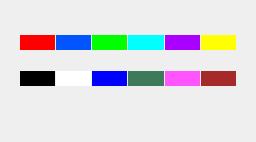
          <widget class="QWidget" name="page_color">
           <property name="geometry">
            <rect>
             <x>0</x>
             <y>0</y>
             <width>256</width>
             <height>142</height>
            </rect>
           </property>
           <attribute name="label">
            <string>Color Picker</string>
           </attribute>
           <layout class="QVBoxLayout" name="verticalLayout_11">
            <item>
             <widget class="QWidget" name="colorGrp" native="true">
              <property name="sizePolicy">
               <sizepolicy hsizetype="Preferred" vsizetype="Maximum">
                <horstretch>0</horstretch>
                <verstretch>0</verstretch>
               </sizepolicy>
              </property>
              <property name="minimumSize">
               <size>
                <width>0</width>
                <height>100</height>
               </size>
              </property>
              <layout class="QGridLayout" name="gridLayout_3">
               <property name="horizontalSpacing">
                <number>1</number>
               </property>
               <property name="bottomMargin">
                <number>9</number>
               </property>
               <item row="0" column="4">
                <widget class="QPushButton" name="col_purple">
                 <property name="sizePolicy">
                  <sizepolicy hsizetype="Preferred" vsizetype="Fixed">
                   <horstretch>0</horstretch>
                   <verstretch>10</verstretch>
                  </sizepolicy>
                 </property>
                 <property name="minimumSize">
                  <size>
                   <width>0</width>
                   <height>15</height>
                  </size>
                 </property>
                 <property name="focusPolicy">
                  <enum>Qt::NoFocus</enum>
                 </property>
                 <property name="styleSheet">
                  <string notr="true">background-color: rgb(170, 0, 255);
border: 0px;</string>
                 </property>
                 <property name="text">
                  <string/>
                 </property>
                </widget>
               </item>
               <item row="0" column="5">
                <widget class="QPushButton" name="col_yellow">
                 <property name="sizePolicy">
                  <sizepolicy hsizetype="Preferred" vsizetype="Fixed">
                   <horstretch>0</horstretch>
                   <verstretch>10</verstretch>
                  </sizepolicy>
                 </property>
                 <property name="minimumSize">
                  <size>
                   <width>0</width>
                   <height>15</height>
                  </size>
                 </property>
                 <property name="focusPolicy">
                  <enum>Qt::NoFocus</enum>
                 </property>
                 <property name="styleSheet">
                  <string notr="true">background-color: rgb(255, 255, 0);
border: 0px;</string>
                 </property>
                 <property name="text">
                  <string/>
                 </property>
                </widget>
               </item>
               <item row="0" column="3">
                <widget class="QPushButton" name="col_cyan">
                 <property name="sizePolicy">
                  <sizepolicy hsizetype="Preferred" vsizetype="Fixed">
                   <horstretch>0</horstretch>
                   <verstretch>10</verstretch>
                  </sizepolicy>
                 </property>
                 <property name="minimumSize">
                  <size>
                   <width>0</width>
                   <height>15</height>
                  </size>
                 </property>
                 <property name="styleSheet">
                  <string notr="true">background-color: cyan;
border: 0px;</string>
                 </property>
                 <property name="text">
                  <string/>
                 </property>
                </widget>
               </item>
               <item row="0" column="1">
                <widget class="QPushButton" name="col_blue">
                 <property name="sizePolicy">
                  <sizepolicy hsizetype="Preferred" vsizetype="Fixed">
                   <horstretch>0</horstretch>
                   <verstretch>10</verstretch>
                  </sizepolicy>
                 </property>
                 <property name="minimumSize">
                  <size>
                   <width>0</width>
                   <height>15</height>
                  </size>
                 </property>
                 <property name="styleSheet">
                  <string notr="true">background-color: rgb(0, 85, 255);
border: 0px;</string>
                 </property>
                 <property name="text">
                  <string/>
                 </property>
                </widget>
               </item>
               <item row="0" column="2">
                <widget class="QPushButton" name="col_green">
                 <property name="sizePolicy">
                  <sizepolicy hsizetype="Preferred" vsizetype="Fixed">
                   <horstretch>0</horstretch>
                   <verstretch>10</verstretch>
                  </sizepolicy>
                 </property>
                 <property name="minimumSize">
                  <size>
                   <width>0</width>
                   <height>15</height>
                  </size>
                 </property>
                 <property name="focusPolicy">
                  <enum>Qt::NoFocus</enum>
                 </property>
                 <property name="styleSheet">
                  <string notr="true">background-color: rgb(0, 255, 0);
border: 0px;</string>
                 </property>
                 <property name="text">
                  <string/>
                 </property>
                </widget>
               </item>
               <item row="0" column="0">
                <widget class="QPushButton" name="col_red">
                 <property name="sizePolicy">
                  <sizepolicy hsizetype="Preferred" vsizetype="Fixed">
                   <horstretch>0</horstretch>
                   <verstretch>10</verstretch>
                  </sizepolicy>
                 </property>
                 <property name="minimumSize">
                  <size>
                   <width>0</width>
                   <height>15</height>
                  </size>
                 </property>
                 <property name="focusPolicy">
                  <enum>Qt::NoFocus</enum>
                 </property>
                 <property name="autoFillBackground">
                  <bool>false</bool>
                 </property>
                 <property name="styleSheet">
                  <string notr="true">background-color:red;
border: 0px;</string>
                 </property>
                 <property name="text">
                  <string/>
                 </property>
                 <property name="default">
                  <bool>false</bool>
                 </property>
                 <property name="flat">
                  <bool>false</bool>
                 </property>
                </widget>
               </item>
               <item row="1" column="1">
                <widget class="QPushButton" name="col_white">
                 <property name="sizePolicy">
                  <sizepolicy hsizetype="Preferred" vsizetype="Fixed">
                   <horstretch>0</horstretch>
                   <verstretch>10</verstretch>
                  </sizepolicy>
                 </property>
                 <property name="minimumSize">
                  <size>
                   <width>0</width>
                   <height>15</height>
                  </size>
                 </property>
                 <property name="styleSheet">
                  <string notr="true">background-color: white;
border: 0px;</string>
                 </property>
                 <property name="text">
                  <string/>
                 </property>
                </widget>
               </item>
               <item row="1" column="0">
                <widget class="QPushButton" name="col_black">
                 <property name="sizePolicy">
                  <sizepolicy hsizetype="Preferred" vsizetype="Fixed">
                   <horstretch>0</horstretch>
                   <verstretch>10</verstretch>
                  </sizepolicy>
                 </property>
                 <property name="minimumSize">
                  <size>
                   <width>0</width>
                   <height>15</height>
                  </size>
                 </property>
                 <property name="styleSheet">
                  <string notr="true">background-color: black;
border: 0px;</string>
                 </property>
                 <property name="text">
                  <string/>
                 </property>
                </widget>
               </item>
               <item row="1" column="2">
                <widget class="QPushButton" name="col_blue2">
                 <property name="sizePolicy">
                  <sizepolicy hsizetype="Preferred" vsizetype="Fixed">
                   <horstretch>0</horstretch>
                   <verstretch>10</verstretch>
                  </sizepolicy>
                 </property>
                 <property name="minimumSize">
                  <size>
                   <width>0</width>
                   <height>15</height>
                  </size>
                 </property>
                 <property name="focusPolicy">
                  <enum>Qt::NoFocus</enum>
                 </property>
                 <property name="styleSheet">
                  <string notr="true">background-color: blue;
border: 0px;</string>
                 </property>
                 <property name="text">
                  <string/>
                 </property>
                </widget>
               </item>
               <item row="1" column="3">
                <widget class="QPushButton" name="col_green2">
                 <property name="sizePolicy">
                  <sizepolicy hsizetype="Preferred" vsizetype="Fixed">
                   <horstretch>0</horstretch>
                   <verstretch>10</verstretch>
                  </sizepolicy>
                 </property>
                 <property name="minimumSize">
                  <size>
                   <width>0</width>
                   <height>15</height>
                  </size>
                 </property>
                 <property name="styleSheet">
                  <string notr="true">background-color:rgb(61, 122, 90);
border: 0px;</string>
                 </property>
                 <property name="text">
                  <string/>
                 </property>
                </widget>
               </item>
               <item row="1" column="4">
                <widget class="QPushButton" name="col_pink">
                 <property name="sizePolicy">
                  <sizepolicy hsizetype="Preferred" vsizetype="Fixed">
                   <horstretch>0</horstretch>
                   <verstretch>10</verstretch>
                  </sizepolicy>
                 </property>
                 <property name="minimumSize">
                  <size>
                   <width>0</width>
                   <height>15</height>
                  </size>
                 </property>
                 <property name="focusPolicy">
                  <enum>Qt::NoFocus</enum>
                 </property>
                 <property name="styleSheet">
                  <string notr="true">background-color:rgb(255, 85, 255);
border: 0px;</string>
                 </property>
                 <property name="text">
                  <string/>
                 </property>
                </widget>
               </item>
               <item row="1" column="5">
                <widget class="QPushButton" name="col_brown">
                 <property name="sizePolicy">
                  <sizepolicy hsizetype="Preferred" vsizetype="Fixed">
                   <horstretch>0</horstretch>
                   <verstretch>10</verstretch>
                  </sizepolicy>
                 </property>
                 <property name="minimumSize">
                  <size>
                   <width>0</width>
                   <height>15</height>
                  </size>
                 </property>
                 <property name="styleSheet">
                  <string notr="true">background-color: brown;
border: 0px;</string>
                 </property>
                 <property name="text">
                  <string/>
                 </property>
                </widget>
               </item>
              </layout>
             </widget>
            </item>
            <item>
             <spacer name="verticalSpacer_2">
              <property name="orientation">
               <enum>Qt::Vertical</enum>
              </property>
              <property name="sizeHint" stdset="0">
               <size>
                <width>20</width>
                <height>40</height>
               </size>
              </property>
             </spacer>
            </item>
           </layout>
          </widget>
